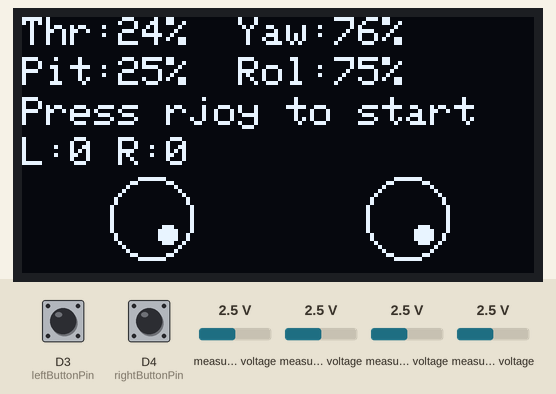
Recording of a sketch running on a simulated ESP8266 (NodeMCU). Shown: 128×64 one-colour display. The test bench sets the inputs (shaded band); at power-on: D4 (rightButtonPin) HIGH, D3 (leftButtonPin) HIGH, measured voltage 2.5 V.

Above: at 2.2 s.
2.3 s: D4 (rightButtonPin) pulled LOW for 0.15 s
At 3.3 s:
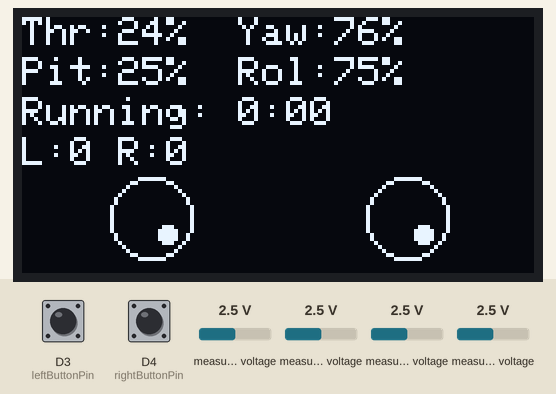
5.4 s: D3 (leftButtonPin) pulled LOW for 0.15 s
At 6.4 s:
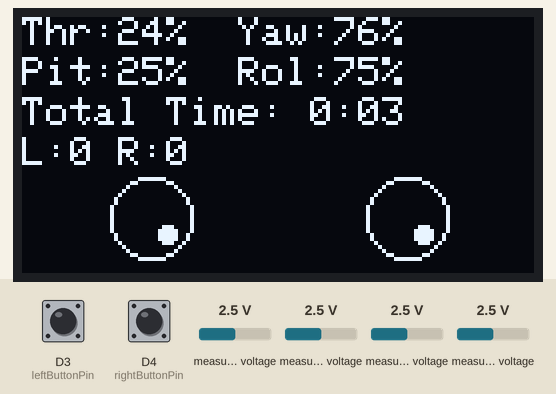
7.0 s: measured voltage (sensor 200) set to 0.1 V
At 8.3 s:
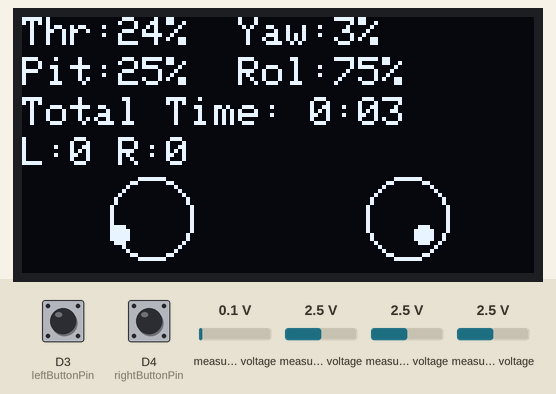
8.6 s: measured voltage (sensor 201) set to 0.1 V
At 9.6 s:
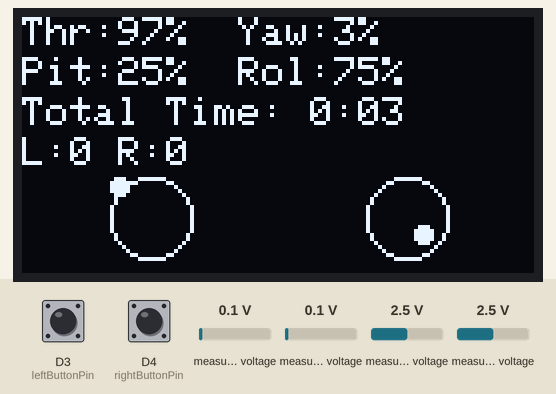
10.2 s: measured voltage (sensor 202) set to 0.1 V
At 11.4 s:
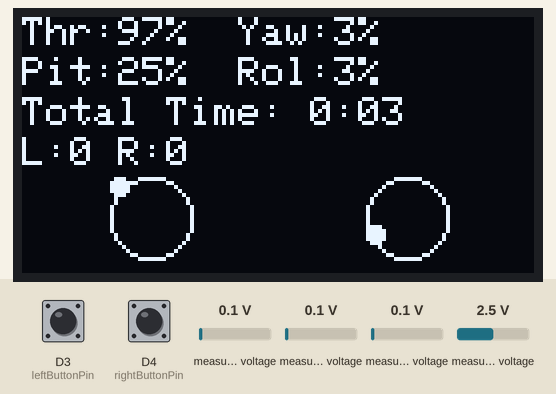
11.7 s: measured voltage (sensor 203) set to 0.1 V
At 12.4 s:
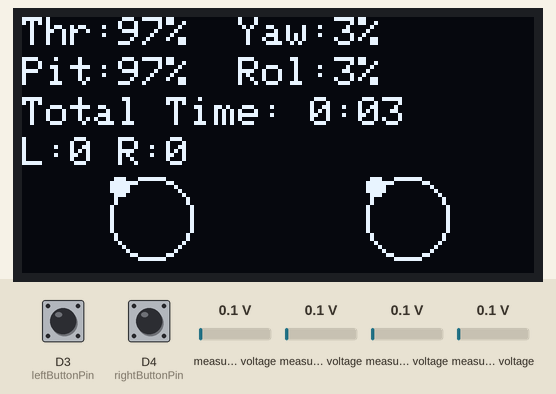
Timing chart, 0 to 14.2 s (numbered marks = the images above; inputs shaded):
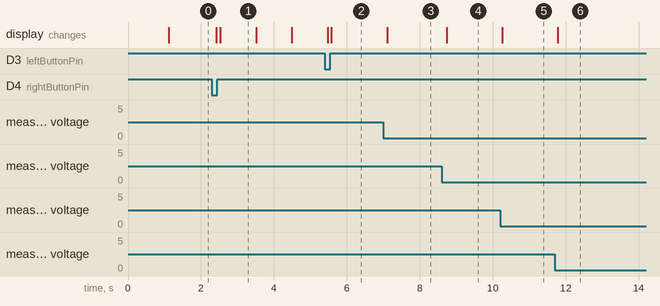

The sketch:

thrust-yaw-pitch-roll-test.ino
```cpp
#include <Wire.h>
#include <Adafruit_ADS1X15.h>
#include <Adafruit_SSD1306.h>

#define SCREEN_WIDTH 128
#define SCREEN_HEIGHT 64
#define OLED_RESET -1

Adafruit_SSD1306 display(SCREEN_WIDTH, SCREEN_HEIGHT, &Wire, OLED_RESET);
Adafruit_ADS1115 ads;

// Joystick button pins
const int leftButtonPin = D3;
const int rightButtonPin = D4;

// Calibration values
const int leftXmin = 18, leftXmid = 13551, leftXmax = 26475;
const int leftYmin = 16, leftYmid = 13192, leftYmax = 26474;
const int rightXmin = 7, rightXmid = 13145, rightXmax = 26484;
const int rightYmin = 7, rightYmid = 13354, rightYmax = 26483;

// Timer variables
unsigned long startTime = 0;
bool timerRunning = false;
String timerDisplay = "Ready";

void setup() {
  Serial.begin(115200);

  // Initialize OLED
  if(!display.begin(SSD1306_SWITCHCAPVCC, 0x3C)) {
    Serial.println(F("SSD1306 allocation failed"));
    for(;;);
  }
  display.clearDisplay();

  // Initialize ADS1115
  ads.begin();
  ads.setGain(GAIN_ONE);

  // Initialize buttons
  pinMode(leftButtonPin, INPUT_PULLUP);
  pinMode(rightButtonPin, INPUT_PULLUP);

  // Show initial message
  display.setTextSize(1);
  display.setTextColor(WHITE);
  display.setCursor(0,0);
  display.println("Joystick Calibrated");
  display.println("Testing...");
  display.display();
  delay(1000);
}

int calibratedX(int raw, int minVal, int midVal, int maxVal) {
  if (raw < midVal) {
    return map(raw, minVal, midVal, 0, 50);
  } else {
    return map(raw, midVal, maxVal, 50, 100);
  }
}

int calibratedY(int raw, int minVal, int midVal, int maxVal) {
  if (raw < midVal) {
    return map(raw, minVal, midVal, 100, 50);
  } else {
    return map(raw, midVal, maxVal, 50, 0);
  }
}

void updateTimer() {
  bool rightPressed = !digitalRead(rightButtonPin);
  bool leftPressed = !digitalRead(leftButtonPin);

  static bool lastRight = false;
  static bool lastLeft = false;

  // Start timer on right button press
  if (rightPressed && !lastRight && !timerRunning) {
    startTime = millis();
    timerRunning = true;
  }

  // Stop timer on left button press
  if (leftPressed && !lastLeft && timerRunning) {
    timerRunning = false;
    unsigned long elapsed = (millis() - startTime) / 1000;
    timerDisplay = String(elapsed / 60) + ":" +
                 (elapsed % 60 < 10 ? "0" : "") + String(elapsed % 60);
  }

  // Update running timer
  if (timerRunning) {
    unsigned long elapsed = (millis() - startTime) / 1000;
    timerDisplay = String(elapsed / 60) + ":" +
                  (elapsed % 60 < 10 ? "0" : "") + String(elapsed % 60);
  }

  lastRight = rightPressed;
  lastLeft = leftPressed;
}

void loop() {
  // Read raw values
  int16_t leftX = ads.readADC_SingleEnded(2);  // Roll
  int16_t leftY = ads.readADC_SingleEnded(1);  // Thrust
  int16_t rightX = ads.readADC_SingleEnded(0); // Yaw
  int16_t rightY = ads.readADC_SingleEnded(3); // Pitch

  // Read buttons
  bool leftButton = !digitalRead(leftButtonPin);
  bool rightButton = !digitalRead(rightButtonPin);

  // Calculate calibrated percentages
  int thrust = calibratedY(leftY, leftYmin, leftYmid, leftYmax);
  int yaw = calibratedX(rightX, rightXmin, rightXmid, rightXmax);
  int pitch = calibratedY(rightY, rightYmin, rightYmid, rightYmax);
  int roll = calibratedX(leftX, leftXmin, leftXmid, leftXmax);

  // Update timer
  updateTimer();

  // Update display
  display.clearDisplay();

  // Line 1: Thrust and Yaw
  display.setCursor(0,0);
  display.print("Thr:");
  display.print(thrust);
  display.print("%  Yaw:");
  display.print(yaw);
  display.print("%");

  // Line 2: Pitch and Roll
  display.setCursor(0,10);
  display.print("Pit:");
  display.print(pitch);
  display.print("%  Rol:");
  display.print(roll);
  display.print("%");

  // Line 3: Timer and buttons
  display.setCursor(0,20);
  if (timerRunning) {
    display.print("Running: ");
    display.print(timerDisplay);
  } else if (timerDisplay != "Ready") {
    display.print("Total Time: ");
    display.print(timerDisplay);
  } else {
    display.print("Press rjoy to start");
  }

  // Button states at end of line 3
  display.setCursor(0,30);
  display.print("L:");
  display.print(leftButton ? "1" : "0");
  display.print(" R:");
  display.print(rightButton ? "1" : "0");

  // Position indicators (kept but made smaller)
  // Left joystick (Thrust/Roll)
  display.drawCircle(32, 50, 10, WHITE);
  display.fillCircle(
    32 + map(yaw, 0, 100, -8, 8),
    50 + map(thrust, 0, 100, 8, -8),
    2, WHITE);

  // Right joystick (Yaw/Pitch)
  display.drawCircle(96, 50, 10, WHITE);
  display.fillCircle(
    96 + map(roll, 0, 100, -8, 8),
    50 + map(pitch, 0, 100, 8, -8),
    2, WHITE);

  display.display();
  delay(50);
}
```

Measured:
- after the input at 2.3 s, the display: first changes after 0.12 s (image 1 shows a later state)
- after the input at 5.4 s, the display: first changes after 0.07 s (image 2 shows a later state)
- after the input at 7.0 s, the display: changes after 0.10 s (image 3)
- after the input at 8.6 s, the display: changes after 0.13 s (image 4)
- after the input at 10.2 s, the display: changes after 0.06 s (image 5)
- after the input at 11.7 s, the display: changes after 0.08 s (image 6)
- what the display in image 1 shows lasts 1.0 s, from 2.5 s to 3.5 s
